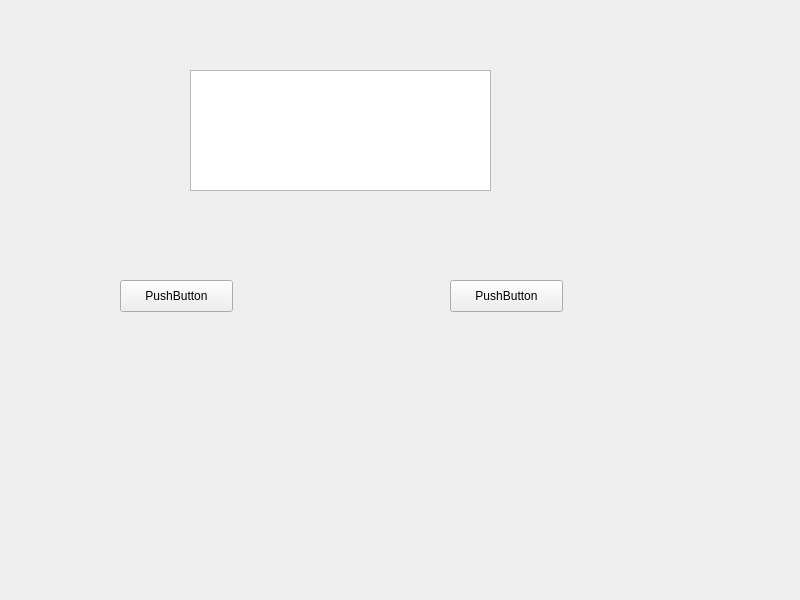
<?xml version="1.0" encoding="UTF-8"?>
<ui version="4.0">
 <class>Widget</class>
 <widget class="QWidget" name="Widget">
  <property name="geometry">
   <rect>
    <x>0</x>
    <y>0</y>
    <width>800</width>
    <height>600</height>
   </rect>
  </property>
  <property name="windowTitle">
   <string>Widget</string>
  </property>
  <widget class="QPushButton" name="pushButton">
   <property name="geometry">
    <rect>
     <x>120</x>
     <y>280</y>
     <width>113</width>
     <height>32</height>
    </rect>
   </property>
   <property name="text">
    <string>PushButton</string>
   </property>
  </widget>
  <widget class="QPushButton" name="pushButton_2">
   <property name="geometry">
    <rect>
     <x>450</x>
     <y>280</y>
     <width>113</width>
     <height>32</height>
    </rect>
   </property>
   <property name="text">
    <string>PushButton</string>
   </property>
  </widget>
  <widget class="QTextEdit" name="textEdit">
   <property name="geometry">
    <rect>
     <x>190</x>
     <y>70</y>
     <width>301</width>
     <height>121</height>
    </rect>
   </property>
  </widget>
 </widget>
 <resources/>
 <connections/>
</ui>
